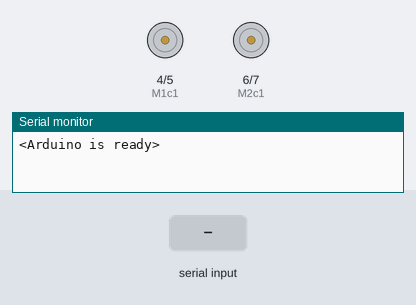
A sketch run on a simulated Arduino Uno, built with avr-gcc and run on an emulated ATmega328P. Shown: motor-driver pin pairs drawn as motors (green arrow = first pin HIGH = forward, orange = second pin HIGH = backward, longer = more drive, scaled by the enable pin), the last lines printed to the serial monitor. Inputs (shaded band) come from the test bench.

Above: at 1.2 s.
1.3 s: "1" received over Serial
At 2.5 s:
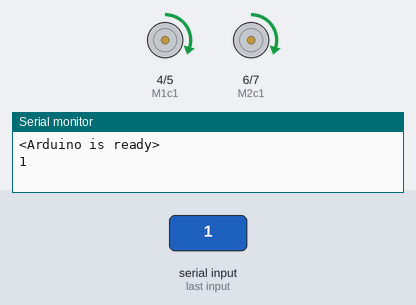
2.8 s: "2" received over Serial
At 3.8 s:
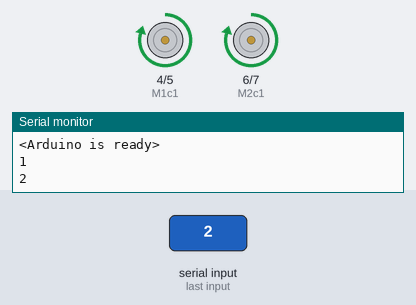
Timing chart, 0 to 5.8 s (numbered marks = the images above; inputs shaded):
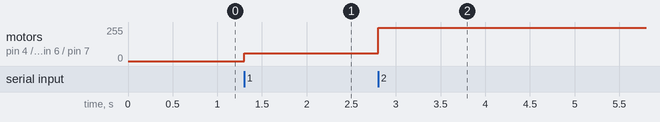

The sketch:

ArdFinalCode.ino
```cpp
#include <NewPing.h>

const int M1Speed = 9;
const int M1c1 = 4;
const int M1c2 = 5;
const int M2Speed = 10;
const int M2c1 = 6;
const int M2c2 = 7;
const int PingPin = 11;

char Char;
boolean newData = false;

NewPing sonar(PingPin, PingPin, 70);


void setup() {
  pinMode(M1Speed, OUTPUT);
  pinMode(M1c1, OUTPUT);
  pinMode(M1c2, OUTPUT);
  pinMode(M2Speed, OUTPUT);
  pinMode(M2c1, OUTPUT);
  pinMode(M2c2, OUTPUT);

  digitalWrite(M1c1, LOW);
  digitalWrite(M1c2, LOW);
  digitalWrite(M2c1, LOW);
  digitalWrite(M2c2, LOW);

  analogWrite(M1Speed, 0);
  analogWrite(M2Speed, 0);

  Serial.begin(9600);
  Serial.println("<Arduino is ready>");
}

void loop() {
  recvOneChar();
  showNewData();
}

void recvOneChar() {
  if (Serial.available() > 0) {
    Char = Serial.read();
    newData = true;
 }
}

void showNewData() {
  if (newData == true) {


    if(Char == '0') //Ultrasonic sensor
    {
      Serial.println(Char);
      Serial.println(sonar.ping_cm());
    }

    else if(Char == '1') // Forward (slow)
    {
      Serial.println(Char);

      analogWrite(M1Speed, 60);
      analogWrite(M2Speed, 60);

      digitalWrite(M1c1, HIGH);
      digitalWrite(M1c2, LOW);
      digitalWrite(M2c1, HIGH);
      digitalWrite(M2c2, LOW);
    }

    else if(Char == '2') // Forward (fast)
    {
      Serial.println(Char);
      analogWrite(M1Speed, 250);
      analogWrite(M2Speed, 250);

      digitalWrite(M1c1, HIGH);
      digitalWrite(M1c2, LOW);
      digitalWrite(M2c1, HIGH);
      digitalWrite(M2c2, LOW);
    }

    else if(Char == '3') // Turn Left
    {
      Serial.println(Char);
    }

    else if(Char == '4') // Turn Right
    {
      Serial.println(Char);
    }

    else if(Char == '5') // Reverse
    {
      Serial.println(Char);
    }

    else if(Char == '9') // Stop Moving
    {
      Serial.println(Char);

      analogWrite(M1Speed, 0);
      analogWrite(M2Speed, 0);

      digitalWrite(M1c1, LOW);
      digitalWrite(M1c2, LOW);
      digitalWrite(M2c1, LOW);
      digitalWrite(M2c2, LOW);
    }

    newData = false;
 }
}
```

Measured:
- after the input at 1.3 s, motor on pin 4 (M1c1) / pin 5 (M1c2), motor on pin 6 (M2c1) / pin 7 (M2c2): stopped → forward 60/255 at once
- after the input at 2.8 s, motor on pin 4 (M1c1) / pin 5 (M1c2), motor on pin 6 (M2c1) / pin 7 (M2c2): forward 60/255 → forward 250/255 at once
